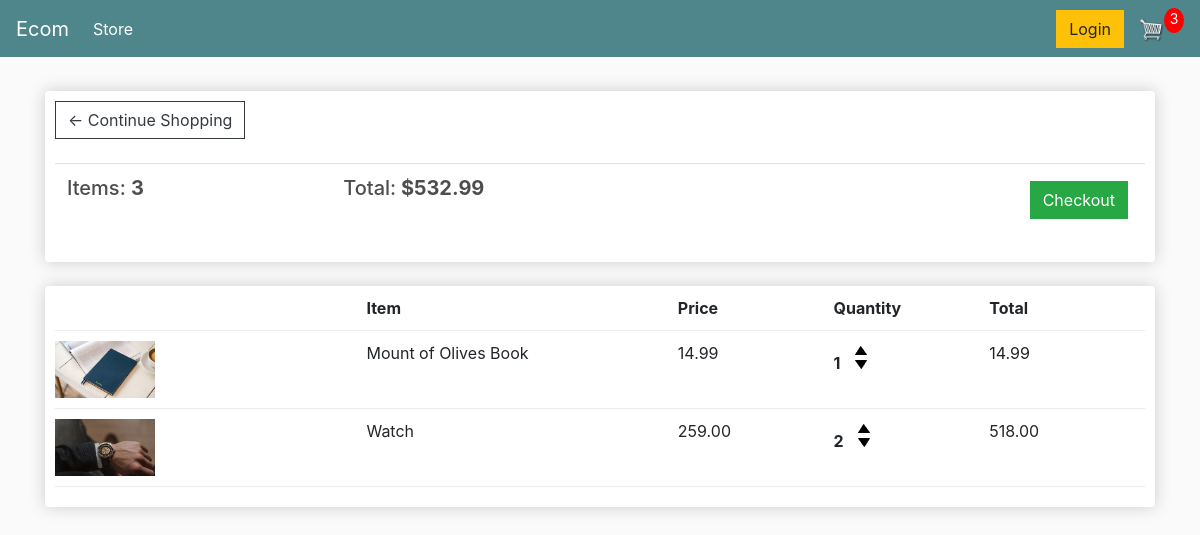
The app's page /cart/ (signed in), older data.
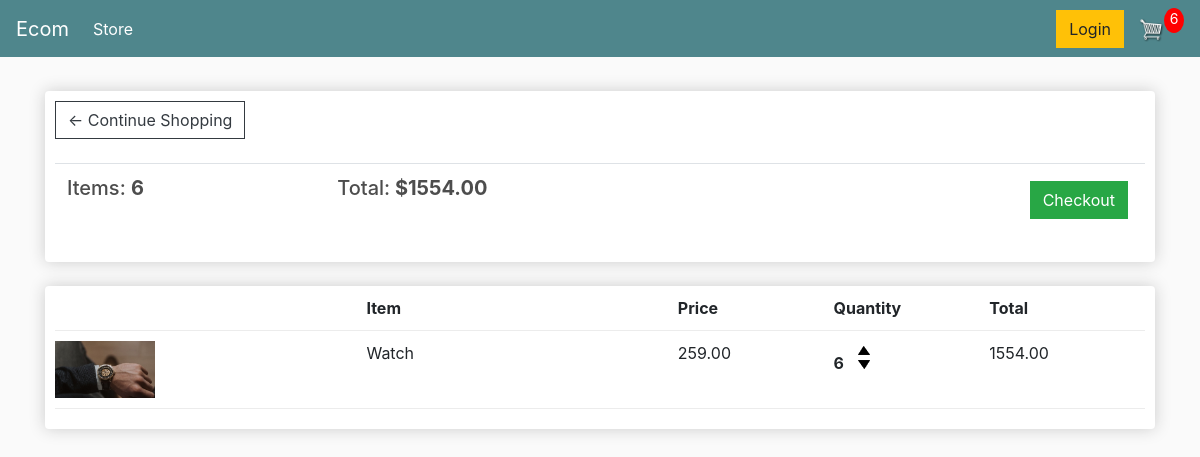
The same page, newer data.
### store/models.py (models this page shows, shortened)
class Order(models.Model):
    customer = models.ForeignKey(Customer, on_delete=models.SET_NULL, null=True, blank=True)
    date_ordered = models.DateTimeField(auto_now_add=True)
    complete = models.BooleanField(default=False, null=True, blank=False)
    transaction_id = models.CharField(max_length=100, null=True)
    @property
    def get_cart_total(self):
        order_items = self.orderitem_set.all()
        total = sum([item.get_total for item in order_items])
        return total
    @property
    def get_number_of_items(self):
        order_items = self.orderitem_set.all()
        total = sum([item.quantity for item in order_items])
        return total

class OrderItem(models.Model):
    product = models.ForeignKey(Product, on_delete=models.SET_NULL, null=True, blank=True)
    order = models.ForeignKey(Order, on_delete=models.SET_NULL, null=True, blank=True)
    quantity = models.IntegerField(default=0, null=True, blank=True)
    date_added = models.DateTimeField(auto_now_add=True)
    @property
    def get_total(self):
        return self.quantity * self.product.price

class Product(models.Model):
    name = models.CharField(max_length=200, null=True)
    price = models.FloatField()
    digital = models.BooleanField(default=False, null=True, blank=True)
    image = models.ImageField(null=True, blank=True)
    @property
    def imageURL(self):
        try:
            url = self.image.url
        except:
            url = ''
        return url

### store/views.py (the view, shortened to what this page needs)
# urls.py: path('cart/', views.cart, name = 'cart'),
def cart(request):
    if request.user.is_authenticated:
        customer = request.user.customer
        order, created = Order.objects.get_or_create(customer = customer, complete = False)
        items = order.orderitem_set.all()
        noOfCartItems = order.get_number_of_items
    context={ 'items': items, 'order': order, 'noOfCartItems':  noOfCartItems }
    return render(request, 'store/cart.html', context)

### templates/store/cart.html
{% extends 'store/main.html' %}
{% load static %}
{% block content %}
    <div class="row">
        <div class="col-lg-12">
            <div class="box-element">
                <a  class="btn btn-outline-dark" href="{% url 'store' %}">&#x2190; Continue Shopping</a>
                <br>
                <br>
                <table class="table">
                    <tr>
                        <th><h5>Items: <strong>{{ order.get_number_of_items }} </strong></h5></th>
                        <th><h5>Total:<strong> ${{order.get_cart_total|floatformat:2}} </strong></h5></th>
                        <th>
                            <a  style="float:right; margin:5px;" class="btn btn-success" href="{% url 'checkout' %}">Checkout</a>
                        </th>
                    </tr>
                </table>
            </div>
            <br>
            <div class="box-element">
                <div class="cart-row">
                    <div style="flex:2"></div>
                    <div style="flex:2"><strong>Item</strong></div>
                    <div style="flex:1"><strong>Price</strong></div>
                    <div style="flex:1"><strong>Quantity</strong></div>
                    <div style="flex:1"><strong>Total</strong></div>
                </div>
                {% for item in items %}
                    <div class="cart-row">
                        <div style="flex:2"><img class="row-image" src="{{item.product.imageURL}}"></div>
                        <div style="flex:2"><p>{{item.product.name}}</p></div>
                        <div style="flex:1"><p>{{item.product.price|floatformat:2}} </p></div>
                        <div style="flex:1">
                            <p class="quantity">{{item.quantity}}</p>
                            <div class="quantity">
                                <img data-product={{item.product.id}} data-action="add"  class="chg-quantity update-cart" src="{% static  'images/arrow-up.png' %}">
                                <img data-product={{item.product.id}} data-action="remove"  class="chg-quantity update-cart" src="{% static  'images/arrow-down.png' %}">
                            </div>
                        </div>
                        <div style="flex:1"><p>{{item.get_total|floatformat:2}} </p></div>
                    </div>
                {% endfor %}
        </div>
    </div>
{% endblock content %}

Row changes from the older to the newer data that the page shows:
removed OrderItem: product.imageURL (picture), product.name "Mount of Olives Book", product.price "14.99", quantity "1", get_total "14.99"
changed through a linked row, Order: get_number_of_items "3" → "6"; get_cart_total "532.99" → "1554.00"
changed OrderItem "Watch": quantity "2" → "6"; get_total "518.00" → "1554.00"
Text that changed along with them:
{{ noOfCartItems }}: "3" → "6"
